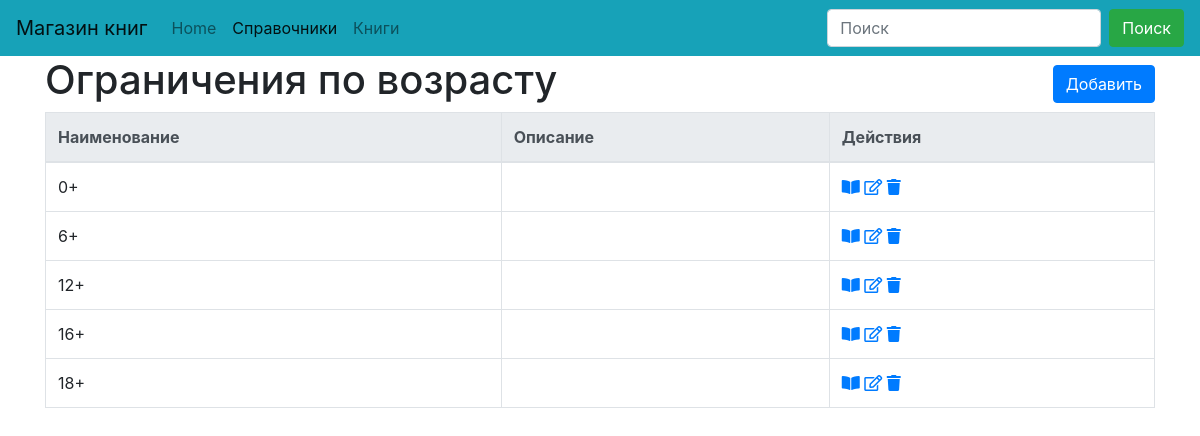
Before: /ref/agerestriction/ with the older database file.
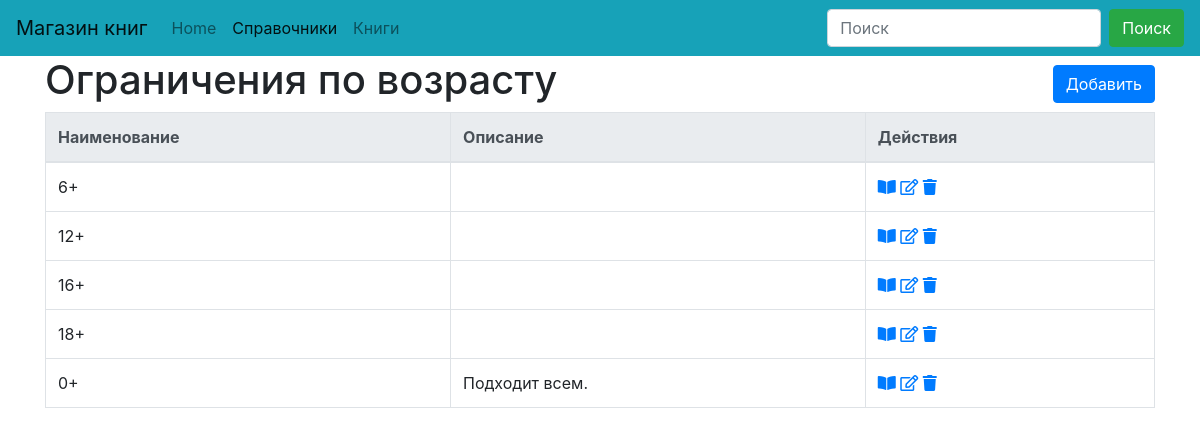
After: the same page with the newer database file.
### dimensionsapp/models.py (models this page shows, shortened)
class Dimension(models.Model):
    name = models.CharField("Наименование", max_length=50, unique=True)
    description = models.TextField("Описание", blank=True, )
    class Meta:
        abstract = True
        ordering = ['name']

class AgeRestriction(Dimension):
    class Meta(Dimension.Meta):
        verbose_name = "возрастное ограничение"
        verbose_name_plural = "возрастные ограничения"
        ordering = ['description']

### dimensionsapp/views.py (the view)
# urls.py: path('agerestriction/', AgeRestrictionListView.as_view(), name='age_restriction_list'),
class AgeRestrictionListView(ListViewFilter):
    model = AgeRestriction

### dimensionsapp/form.py
class SearchForm(forms.Form):
    search = forms.CharField(label='Наименование', required=False)

### dimensionsapp/views.py (called while the page is built)
    def get_context_data(self, *, object_list=None, **kwargs):
        context = super().get_context_data(**kwargs)
        if 'search' in self.request.GET:
            context['form'] = self.form({'search': self.request.GET['search']})
            context['search_string'] = self.request.GET['search']
        else:
            context['form'] = self.form()
        return context

    def get_queryset(self):
        qs = super().get_queryset()
        if 'search' in self.request.GET and self.request.GET['search'] != '':
            name = self.request.GET['search']
            qs = qs.filter(name__istartswith=name)
        return qs

### templates/dimensionsapp/agerestriction_list.html (shortened to what this page needs)
{% extends 'dimension_list.html' %}
{% block header %}
        <H1>Ограничения по возрасту</H1>
    {% endblock %}
{% block create_ankor%}{% url 'age_restriction_create' %}{% endblock %}
{% block  url_view%}{% url 'age_restriction_detail' object.pk%}{% endblock %}
{% block  url_edit%}{% url 'age_restriction_update' object.pk%}{% endblock %}
{% block  url_delete%}{% url 'age_restriction_delete' object.pk%}{% endblock %}

### templates/dimension_list.html (shortened to what this page needs)
<!DOCTYPE html>
<html lang="ru">
<head>
{% load static %}
    <link rel="stylesheet" href="https://stackpath.bootstrapcdn.com/bootstrap/4.3.1/css/bootstrap.min.css">
    <link rel="stylesheet" href="https://use.fontawesome.com/releases/v5.8.1/css/all.css">
    {% load crispy_forms_tags %}
</head>
<body>
    {% block navbar %}
        {% include 'navbar.html' with search_tag="search" active="dimension"%}
    {% endblock %}
    <div class="container">
        <div class="row align-items-center">
            <div class="col">
                {% block header %}{% endblock %}
            </div>
            <div class="col text-right" >
                    {% block create %}
                    <a href="{% block create_ankor %}#{% endblock %}" class="btn btn-primary" >Добавить</a>
                    {% endblock %}
            </div>
        </div>
        <table class="table table-bordered">
            {% block dimension_list %}
                <thead class="thead-light">
                    <tr>
                        {% block list_header %}
                            <th>Наименование</th>
                            <th>Описание</th>
                        {% endblock %}
                        <th>Действия</th>
                    </tr>
                </thead>
                <tbody>
                    {% for object in object_list %}
                        <tr>
                        {% block list_element %}
                            <td>{{ object.name }}</td>
                            <td>{{  object.description }}</td>
                        {% endblock %}
                            <td>
                                <a href="{% block  url_view%}#{% endblock %}" title="Посмотреть"><i class="fas fa-book-open"></i></a>
                                <a href="{% block  url_edit%}#{% endblock %}" title="Править"><i class="far fa-edit"></i></a>
                                <a href="{% block  url_delete%}#{% endblock %}" title="Удалить"><i class="fas fa-trash"></i></a>
                            </td>
                        </tr>
                    {% endfor %}
                </tbody>
            {% endblock %}
        </table>
    </div>
</body>
</html>

Changed rows visible on the page:
changed AgeRestriction: description (not shown) → "Подходит всем."; moves down the list
